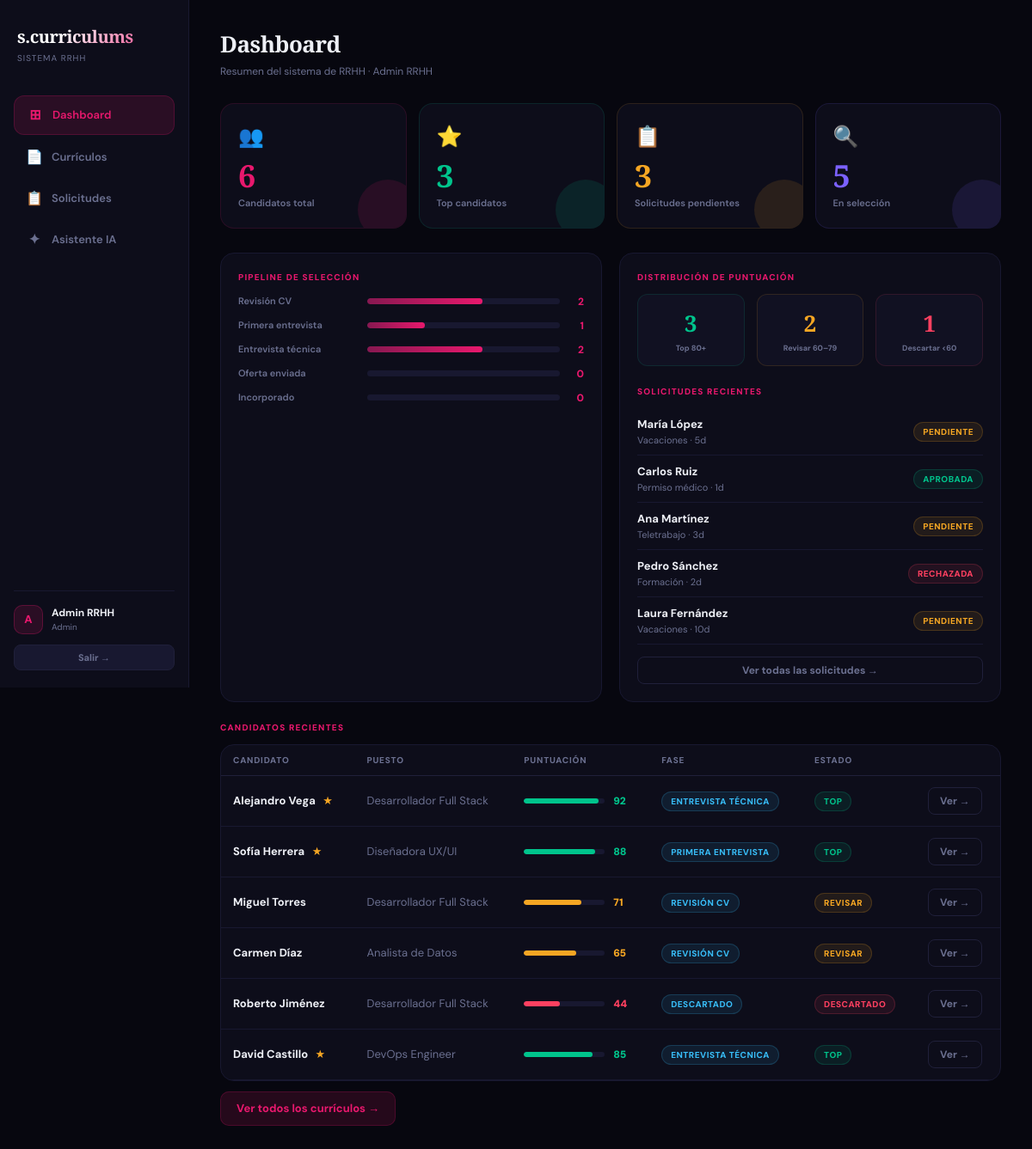
The app's page /dashboard (signed in) with its own data.
### tables this page shows
CREATE TABLE candidates (
        id INTEGER PRIMARY KEY AUTOINCREMENT,
        user_id INTEGER NOT NULL,
        name TEXT NOT NULL,
        position TEXT NOT NULL,
        email TEXT,
        phone TEXT,
        linkedin TEXT,
        location TEXT,
        salary TEXT,
        experience TEXT,
        education TEXT,
        skills TEXT,
        summary TEXT,
        score INTEGER DEFAULT 0,
        status TEXT DEFAULT 'revisar',
        phase TEXT DEFAULT 'Revisión CV',
        notes TEXT DEFAULT '',
        starred INTEGER DEFAULT 0,
        pdf_path TEXT,
        ai_report TEXT,
        applied_date TEXT DEFAULT CURRENT_DATE,
        created_at TEXT DEFAULT CURRENT_TIMESTAMP,
        FOREIGN KEY(user_id) REFERENCES users(id)
    );

CREATE TABLE requests (
        id INTEGER PRIMARY KEY AUTOINCREMENT,
        user_id INTEGER NOT NULL,
        type TEXT NOT NULL,
        employee TEXT NOT NULL,
        department TEXT NOT NULL,
        days INTEGER DEFAULT 1,
        date_from TEXT,
        date_to TEXT,
        note TEXT DEFAULT '',
        status TEXT DEFAULT 'pendiente',
        ai_recommendation TEXT DEFAULT '',
        created_at TEXT DEFAULT CURRENT_DATE,
        FOREIGN KEY(user_id) REFERENCES users(id)
    );

### app.py (the view)
@app.route("/dashboard")
@login_required
def dashboard():
    conn = get_db()
    uid = session["user_id"]
    cvs = conn.execute("SELECT * FROM candidates WHERE user_id=?", (uid,)).fetchall()
    reqs = conn.execute("SELECT * FROM requests WHERE user_id=? ORDER BY created_at DESC LIMIT 5", (uid,)).fetchall()
    conn.close()
    top = sum(1 for c in cvs if c["status"] == "top")
    pending = sum(1 for r in reqs if r["status"] == "pendiente")
    phases = {}
    for c in cvs:
        p = c["phase"]
        phases[p] = phases.get(p, 0) + 1
    return render_template("dashboard.html",
        cvs=cvs, recent_requests=reqs,
        total_cvs=len(cvs), top=top, pending=pending, phases=phases)

### app.py (called while the page is built)
def get_db():
    conn = sqlite3.connect(DB_PATH)
    conn.row_factory = sqlite3.Row
    return conn

def login_required(f):
    @wraps(f)
    def decorated(*args, **kwargs):
        if "user_id" not in session:
            return redirect(url_for("login"))
        return f(*args, **kwargs)
    return decorated

### templates/dashboard.html (shortened to what this page needs)
{% extends "base.html" %}
{% block page_title %}Dashboard{% endblock %}
{% block page_sub %}Resumen del sistema de RRHH · {{ session.user_name }}{% endblock %}
{% block content %}
<div class="grid-4" style="margin-bottom:28px">
  {% set kpis = [
    ("👥", total_cvs, "Candidatos total", "#E8186D"),
    ("⭐", top, "Top candidatos", "#00C48C"),
    ("📋", pending, "Solicitudes pendientes", "#F5A623"),
    ("🔍", total_cvs - cvs|selectattr("phase","equalto","Descartado")|list|length - cvs|selectattr("phase","equalto","Incorporado")|list|length, "En selección", "#7B61FF"),
  ] %}
  {% for icon, val, label, color in kpis %}
  <div class="stat-card" style="border:1px solid {{ color }}22">
    <div class="stat-icon">{{ icon }}</div>
    <div class="stat-value" style="color:{{ color }}">{{ val }}</div>
    <div class="stat-label">{{ label }}</div>
    <div class="stat-orb" style="background:{{ color }}"></div>
  </div>
  {% endfor %}
</div>
<div class="grid-2" style="gap:20px">
  <div class="card">
    <div class="section-label" style="margin-top:0">Pipeline de selección</div>
    {% set pipeline_phases = ["Revisión CV","Primera entrevista","Entrevista técnica","Oferta enviada","Incorporado"] %}
    {% for phase in pipeline_phases %}
      {% set count = phases.get(phase, 0) %}
      <div class="pipeline-row">
        <div class="pipeline-label">{{ phase }}</div>
        <div class="pipeline-track">
          <div class="pipeline-fill" style="width:{{ [count * 30, 100]|min }}%"></div>
        </div>
        <div class="pipeline-count">{{ count }}</div>
      </div>
    {% endfor %}
  </div>
  <div class="card">
    <div class="section-label" style="margin-top:0">Distribución de puntuación</div>
    <div class="grid-3" style="margin-bottom:20px">
      {% set dist = [
        ("Top 80+", "#00C48C", cvs|selectattr("score","ge",80)|list|length),
        ("Revisar 60–79", "#F5A623", cvs|selectattr("score","ge",60)|selectattr("score","lt",80)|list|length),
        ("Descartar <60", "#FF4060", cvs|selectattr("score","lt",60)|list|length),
      ] %}
      {% for label, color, n in dist %}
      <div style="background:var(--surface2);border:1px solid {{ color }}22;border-radius:12px;padding:14px 10px;text-align:center">
        <div style="font-size:26px;font-weight:900;color:{{ color }};font-family:'Playfair Display',serif">{{ n }}</div>
        <div style="font-size:9px;color:var(--muted);margin-top:4px;font-weight:700;line-height:1.3">{{ label }}</div>
      </div>
      {% endfor %}
    </div>
    <div class="section-label">Solicitudes recientes</div>
    {% for r in recent_requests %}
    <div style="display:flex;justify-content:space-between;align-items:center;padding:9px 0;border-bottom:1px solid var(--border)">
      <div>
        <div style="font-size:13px;font-weight:700">{{ r.employee }}</div>
        <div style="font-size:11px;color:var(--muted)">{{ r.type }} · {{ r.days }}d</div>
      </div>
      <span class="badge badge-{{ r.status }}">{{ r.status }}</span>
    </div>
    {% endfor %}
    <a href="{{ url_for('solicitudes') }}" class="btn btn-muted btn-sm" style="margin-top:14px;width:100%">Ver todas las solicitudes →</a>
  </div>
</div>
<div class="section-label">Candidatos recientes</div>
<div class="table-wrap card" style="padding:0;overflow:hidden">
  <table>
    <thead>
      <tr>
        <th>Candidato</th>
        <th>Puesto</th>
        <th>Puntuación</th>
        <th>Fase</th>
        <th>Estado</th>
        <th></th>
      </tr>
    </thead>
    <tbody>
      {% for cv in cvs[:8] %}
      <tr>
        <td>
          <strong>{{ cv.name }}</strong>
          {% if cv.starred %}<span style="color:var(--yellow);margin-left:5px">★</span>{% endif %}
        </td>
        <td style="color:var(--muted)">{{ cv.position }}</td>
        <td>
          {% set score_color = "#00C48C" if cv.score >= 80 else "#F5A623" if cv.score >= 60 else "#FF4060" %}
          <div class="score-bar-wrap" style="min-width:120px">
            <div class="score-bar-track">
              <div class="score-bar-fill" style="width:{{ cv.score }}%;background:{{ score_color }}"></div>
            </div>
            <span class="score-label" style="color:{{ score_color }}">{{ cv.score }}</span>
          </div>
        </td>
        <td><span class="badge badge-phase">{{ cv.phase }}</span></td>
        <td><span class="badge badge-{{ cv.status }}">{{ cv.status }}</span></td>
        <td><a href="{{ url_for('cv_detail', cv_id=cv.id) }}" class="btn btn-muted btn-sm">Ver →</a></td>
      </tr>
      {% endfor %}
    </tbody>
  </table>
</div>
<div style="margin-top:12px">
  <a href="{{ url_for('curriculos') }}" class="btn btn-ghost">Ver todos los currículos →</a>
</div>
{% endblock %}

### static/css/main.css (style rules this page uses)
:root { --bg: #07070f; --surface: #0d0d1a; --surface2: #111122; --border: #181830; --border2: #20203a; --pink: #E8186D; --pink-dim: #E8186D22; --green: #00C48C; --yellow: #F5A623; --red: #FF4060; --purple: #7B61FF; --blue: #38BDF8; --text: #eef0f6; --muted: #6b7090; --faint: #181830; }
* { margin: 0; padding: 0; box-sizing: border-box; }
body { background: var(--bg); color: var(--text); font-family: 'DM Sans', sans-serif; font-size: 14px; line-height: 1.5; -webkit-font-smoothing: antialiased; }
.card { background: var(--surface); border: 1px solid var(--border); border-radius: 16px; padding: 20px; transition: border-color 0.2s; }
.grid-2 { display: grid; grid-template-columns: 1fr 1fr; gap: 16px; }
.grid-3 { display: grid; grid-template-columns: 1fr 1fr 1fr; gap: 14px; }
.grid-4 { display: grid; grid-template-columns: 1fr 1fr 1fr 1fr; gap: 14px; }
.stat-card { background: var(--surface); border-radius: 16px; padding: 20px; position: relative; overflow: hidden; }
.stat-icon { font-size: 24px; margin-bottom: 10px; }
.stat-value { font-family: 'Playfair Display', serif; font-size: 36px; font-weight: 900; line-height: 1; }
.stat-label { font-size: 11px; color: var(--muted); margin-top: 5px; font-weight: 600; }
.stat-orb { position: absolute; right: -14px; bottom: -14px; width: 70px; height: 70px; border-radius: 50%; opacity: 0.12; }
.badge { display: inline-flex; align-items: center; padding: 3px 10px; border-radius: 20px; font-size: 10px; font-weight: 800; letter-spacing: 0.5px; text-transform: uppercase; white-space: nowrap; }
.badge-top { background: #00C48C18; color: var(--green); border: 1px solid #00C48C30; }
.badge-revisar { background: #F5A62318; color: var(--yellow); border: 1px solid #F5A62330; }
.badge-descartado { background: #FF406018; color: var(--red); border: 1px solid #FF406030; }
.badge-pendiente { background: #F5A62318; color: var(--yellow); border: 1px solid #F5A62330; }
.badge-aprobada { background: #00C48C18; color: var(--green); border: 1px solid #00C48C30; }
.badge-rechazada { background: #FF406018; color: var(--red); border: 1px solid #FF406030; }
.badge-phase { background: #38BDF818; color: var(--blue); border: 1px solid #38BDF830; }
.btn { display: inline-flex; align-items: center; justify-content: center; gap: 6px; padding: 9px 18px; border-radius: 10px; font-size: 13px; font-weight: 700; cursor: pointer; text-decoration: none; border: none; font-family: 'DM Sans', sans-serif; transition: opacity 0.15s, transform 0.1s; white-space: nowrap; }
.btn-ghost { background: var(--pink-dim); color: var(--pink); border: 1px solid #E8186D33; }
.btn-muted { background: transparent; color: var(--muted); border: 1px solid var(--border2); }
.btn-sm { padding: 6px 13px; font-size: 12px; border-radius: 8px; }
.score-bar-wrap { display: flex; align-items: center; gap: 10px; }
.score-bar-track { flex: 1; height: 6px; background: var(--faint); border-radius: 10px; overflow: hidden; }
.score-bar-fill { height: 100%; border-radius: 10px; transition: width 0.8s ease; }
.score-label { font-size: 12px; font-weight: 900; min-width: 28px; }
.table-wrap { overflow-x: auto; }
table { width: 100%; border-collapse: collapse; }
th { text-align: left; font-size: 10px; font-weight: 800; color: var(--muted); letter-spacing: 0.8px; text-transform: uppercase; padding: 10px 14px; border-bottom: 1px solid var(--border2); }
td { padding: 13px 14px; border-bottom: 1px solid var(--border); font-size: 13px; color: var(--text); vertical-align: middle; }
.section-label { font-size: 10px; color: var(--pink); font-weight: 800; letter-spacing: 1.2px; text-transform: uppercase; margin: 22px 0 12px; }
.pipeline-row { display: flex; align-items: center; gap: 10px; margin-bottom: 10px; }
.pipeline-label { font-size: 11px; color: var(--muted); min-width: 140px; font-weight: 600; }
.pipeline-track { flex: 1; height: 7px; background: var(--faint); border-radius: 10px; overflow: hidden; }
.pipeline-fill { height: 100%; border-radius: 10px; background: linear-gradient(90deg, #E8186D88, var(--pink)); }
.pipeline-count { font-size: 12px; font-weight: 800; color: var(--pink); min-width: 18px; text-align: right; }

### records on screen
candidates: phase "Primera entrevista", {{ [count * 30, 100]|min }} 30 (drawn), count "1", name "Sofía Herrera", position "Diseñadora UX/UI", score "88", phase "PRIMERA ENTREVISTA", status "TOP"
requests: employee "María López", type "Vacaciones", days "5", status "PENDIENTE"
requests: employee "Carlos Ruiz", type "Permiso médico", days "1", status "APROBADA"
requests: employee "Ana Martínez", type "Teletrabajo", days "3", status "PENDIENTE"
requests: employee "Pedro Sánchez", type "Formación", days "2", status "RECHAZADA"
requests: employee "Laura Fernández", type "Vacaciones", days "10", status "PENDIENTE"
candidates: name "Alejandro Vega", position "Desarrollador Full Stack", score "92", phase "ENTREVISTA TÉCNICA", status "TOP"
candidates: name "Miguel Torres", position "Desarrollador Full Stack", score "71", phase "REVISIÓN CV", status "REVISAR"
candidates: name "Carmen Díaz", position "Analista de Datos", score "65", phase "REVISIÓN CV", status "REVISAR"
candidates: name "Roberto Jiménez", position "Desarrollador Full Stack", score "44", phase "DESCARTADO", status "DESCARTADO"
candidates: name "David Castillo", position "DevOps Engineer", score "85", phase "ENTREVISTA TÉCNICA", status "TOP"

### other values on screen
{{ session.get('user_name','U')[0] }} "A"
{{ session.get('user_name','Usuario') }} "Admin RRHH"
{{ session.get('user_role','rrhh') }} "Admin"
{{ session.user_name }} "Admin RRHH"
{{ icon }} "👥" "⭐" "📋" "🔍"
{{ val }} "6" "3" "3" "5"
{{ label }} "Candidatos total" "Top candidatos" "Solicitudes pendientes" "En selección"
{{ phase }} "Revisión CV" "Entrevista técnica" "Oferta enviada" "Incorporado"
{{ count }} "2" "2" "0" "0"
{{ n }} "3" "2" "1"
{{ label }} "Top 80+" "Revisar 60–79" "Descartar <60"
